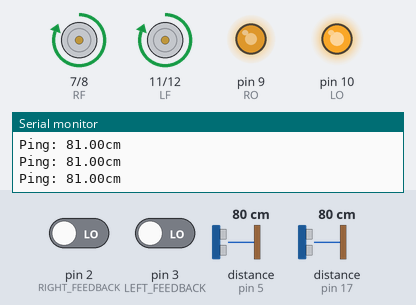
This sketch was run on a simulated Arduino Uno, built with avr-gcc and run on an emulated ATmega328P. On the bench: motor-driver pin pairs drawn as motors (green arrow = first pin HIGH = forward, orange = second pin HIGH = backward, longer = more drive), output pins drawn as LEDs (lit = HIGH), the last lines printed to the serial monitor. The inputs (shaded band) are chosen by the test bench; at power-on: distance to the obstacle (sensors on pin 17, pin 5) 80 cm, pin 2 (RIGHT_FEEDBACK) LOW, pin 3 (LEFT_FEEDBACK) LOW. The echo pulse lasts 58.3 µs per cm.

Above: at 1.2 s.
1.3 s: distance to the obstacle (sensor on pin 17) set to 83 cm
2.8 s: distance to the obstacle (sensor on pin 17) set to 90 cm
At 3.2 s:
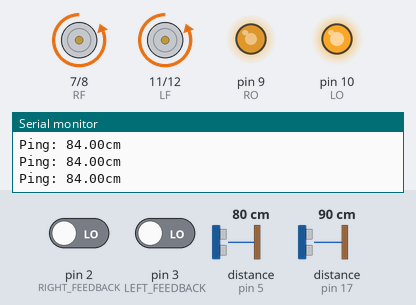
At 4.1 s:
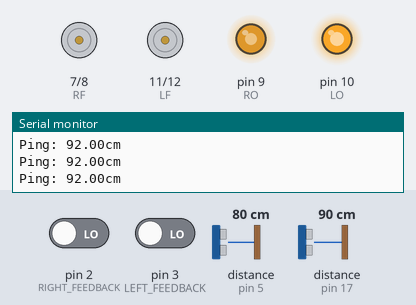
Timing chart, 0 to 5.8 s (numbered marks = the images above; inputs shaded):
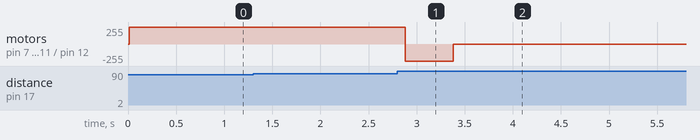

Measured:
- the behaviour switches between 85 and 86 cm on distance to the obstacle (sensor on pin 17) (found by bisection; images 0 and 1)
- after the input at 2.8 s, motor on pin 7 (RF) / pin 8 (RB), motor on pin 11 (LF) / pin 12 (LB): forward 255/255 → backward 255/255 after 0.08 s, → stopped 0.50 s later

The sketch:

story12.ino
```cpp
#include <NewPing.h>

#define FRONT_TRIGGER_PIN  4 // Arduino pin tied to trigger pin on the ultrasonic sensor.
#define FRONT_ECHO_PIN     5 // Arduino pin tied to echo pin on the ultrasonic sensor.
#define BOTTOM_TRIGGER_PIN  13 // Arduino pin tied to trigger pin on the ultrasonic sensor.
#define BOTTOM_ECHO_PIN     17 // Arduino pin tied to echo pin on the ultrasonic sensor.
#define MAX_DISTANCE 200 // Maximum distance we want to ping for (in centimeters). Maximum sensor distance is rated at 400-500cm.

NewPing forward_sonar(FRONT_TRIGGER_PIN, FRONT_ECHO_PIN, MAX_DISTANCE); // Setup pins and max distance for forward facing sensor
NewPing down_sonar(BOTTOM_TRIGGER_PIN, BOTTOM_ECHO_PIN, MAX_DISTANCE); // Setup pins and max distance for downward facing sensor

int RF = 7;
int RB = 8;
int RO = 9;
int LO = 10;
int LF = 11;
int LB = 12;

const int LEFT_FEEDBACK = 3;
const int RIGHT_FEEDBACK = 2;

volatile int leftcounter = 0;
volatile int rightcounter = 0;

int LEFT_SPD = 245;
int RIGHT_SPD = 180;

int start_time = 0;

float front_distance = 150;
float down_distance = 1;
float last_measured = 400;

// the setup function runs once when you press reset or power the board
void setup() {
  pinMode(RF, OUTPUT);    //rightmotor fowrards
  pinMode(RB, OUTPUT);    //rightmotor backwards
  pinMode(RO, OUTPUT);
  pinMode(LO, OUTPUT);
  pinMode(LF, OUTPUT);   //leftmotor forwards
  pinMode(LB, OUTPUT);   //leftmotor backwards

  Serial.begin(115200);
  attachInterrupt(digitalPinToInterrupt(LEFT_FEEDBACK), LeftMotorISR, RISING);
  attachInterrupt(digitalPinToInterrupt(RIGHT_FEEDBACK), RightMotorISR, RISING);

  analogWrite(RO, RIGHT_SPD);
  analogWrite(LO, LEFT_SPD);

  front_distance = forward_sonar.ping_cm();
  down_distance = down_sonar.ping_cm();

  forward();
}

// the loop function runs over and over again forever
void loop() {
  delay(50);

  if (down_distance - last_measured >= 6 && last_measured != 400) {
    backward();
    delay(500);
    Stop();
  }

  Serial.print("Ping: ");
  Serial.print(down_distance); // Send ping, get distance in cm and print result (0 = outside set distance range)
  Serial.println("cm");

  last_measured = down_distance;
  front_distance = forward_sonar.ping_cm();
  down_distance = down_sonar.ping_cm();
}
```

functions.ino
```cpp
void forward() {
  digitalWrite(RB, LOW);   // turn the LED on (HIGH is the voltage level)
  digitalWrite(LB, LOW);
  digitalWrite(RF, HIGH);   // turn the LED on (HIGH is the voltage level)
  digitalWrite(LF, HIGH);
}

void backward() {
  digitalWrite(RF, LOW);   // turn the LED on (HIGH is the voltage level)
  digitalWrite(LF, LOW);
  digitalWrite(RB, HIGH);   // turn the LED on (HIGH is the voltage level)
  digitalWrite(LB, HIGH);
}
void Stop() {
  digitalWrite(RF, LOW);   // turn the LED on (HIGH is the voltage level)
  digitalWrite(LF, LOW);
  digitalWrite(RB, LOW);   // turn the LED on (HIGH is the voltage level)
  digitalWrite(LB, LOW);
}

void S_left() {
  digitalWrite(RF, HIGH);   // turn the LED on (HIGH is the voltage level)

}

void S_right() {
  digitalWrite(LF, HIGH);   // turn the LED on (HIGH is the voltage level)
}

void LeftMotorISR() {
  leftcounter++;
}

void RightMotorISR() {
  rightcounter++;
}

void Turnleft(int r_time) {
  digitalWrite(RF, HIGH);
  delay(r_time);
  Stop();
}

void Turnright(int r_time) {
  digitalWrite(LF, HIGH);
  delay(r_time);
  Stop();
}

void Turnleftbackward(int r_time) {
  digitalWrite(RB, HIGH);
  delay(r_time);
  Stop();
}

void Turnrightbackward(int r_time) {
  digitalWrite(LB, HIGH);
  delay(r_time);
  Stop();
}
```
